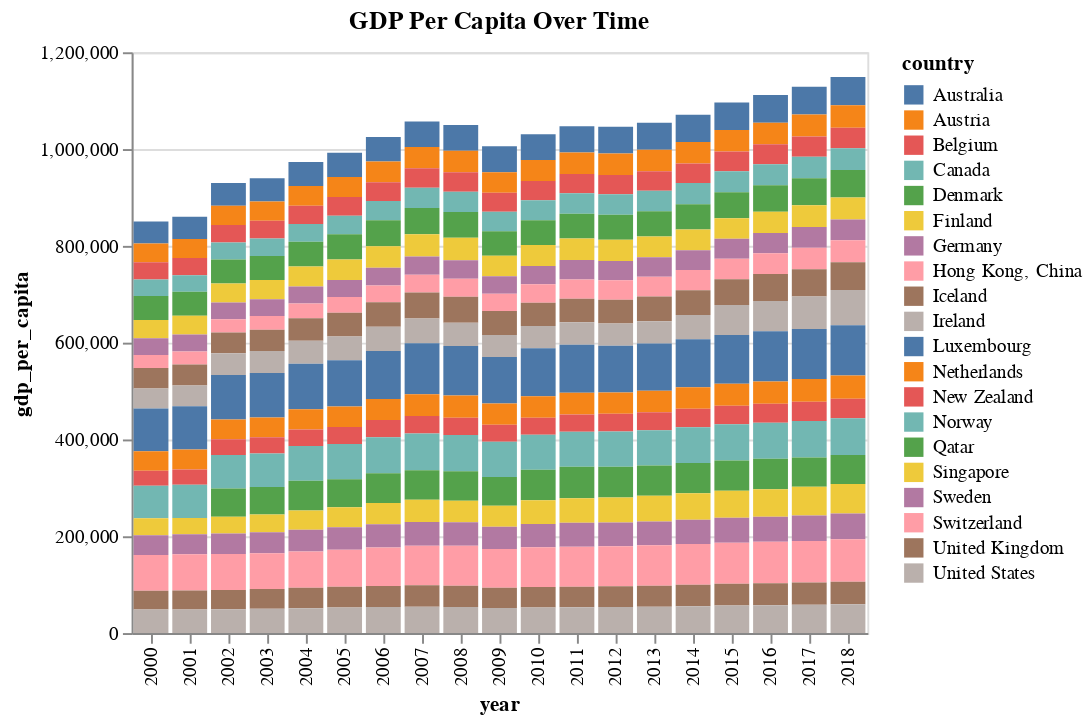

The cell this chart's notebook holds for it:
### Code cell
chart = alt.Chart(filtered_df).mark_bar().encode(
    x='year:O',
    y='gdp_per_capita:Q',
    color='country:N',
    tooltip=['country', 'year', 'gdp_per_capita']
).properties(
    title='GDP Per Capita Over Time'
)

chart.display()

### Figure 1 — Vega-Lite specification as saved in the notebook (floating-point values rounded to 4 significant figures; data arrays with more than 128 entries replaced by an {"elided": "..."} marker saying what was removed)
{"config": {"view": {"continuousWidth": 300, "continuousHeight": 300}}, "data": {"name": "data-feebf9b31b36c603a62e521096f0736f"}, "mark": {"type": "bar"}, "encoding": {"color": {"field": "country", "type": "nominal"}, "tooltip": [{"field": "country", "type": "nominal"}, {"field": "year", "type": "quantitative"}, {"field": "gdp_per_capita", "type": "quantitative"}], "x": {"field": "year", "type": "ordinal"}, "y": {"field": "gdp_per_capita", "type": "quantitative"}}, "title": "GDP Per Capita Over Time", "$schema": "https://vega.github.io/schema/vega-lite/v5.8.0.json", "datasets": {"data-feebf9b31b36c603a62e521096f0736f": {"elided": "378 records"}}}
